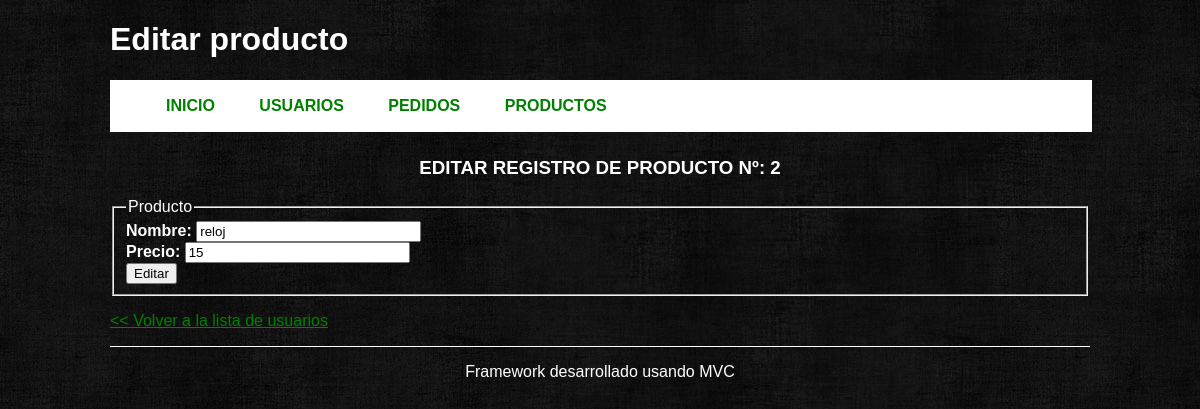
The page /product/edit/2 on the database its author committed.
### tables this page shows
CREATE TABLE IF NOT EXISTS `productos` (
  `id` int(11) NOT NULL AUTO_INCREMENT,
  `nombre` varchar(30) NOT NULL,
  `precio` int(4) NOT NULL,
  PRIMARY KEY (`id`)
);

### index.php (called while the page is built, shortened)
<?php
require_once APP_PATH . 'Controller.php';
require_once APP_PATH . 'Model.php';
try{
    Bootstrap::run(new Request);
}catch(Exception $e){
    echo $e->getMessage();;
}
?>

### application/Model.php (called while the page is built, shortened)
<?php
class Model {
    public function __construct() {
        $this->_db = new Database();
    }
}

### models/productModel.php (called while the page is built, shortened)
<?php
class productModel extends Model {
    public function getProductsById($id) {
        $user = $this->_db->prepare("SELECT * FROM productos WHERE id = ?");
        $user->bindParam(1, $id, PDO::PARAM_INT);
        $user->execute();
        return array_shift($user->fetchall());
    }
}

### application/Controller.php (called while the page is built, shortened)
<?php
abstract class Controller {
    protected function loadModel($model) {
        $model = $model . 'Model';
        $pathModel = ROOT . 'models' . DS . $model . '.php';
        if(is_readable($pathModel)) {
            $model = new $model;
            return $model;
        }
        else {
            throw new Exception("Error de Modelo");
        }
    }
}

### views/product/edit.phtml (the view, shortened to what this page needs)
<?php if(isset($this->product)  && count($this->product)): ?>
<form id="formulario" action="<?php echo BASE_URL . 'product/edit/' . $this->product['id']; ?>" method="post">
    <h3>EDITAR REGISTRO DE PRODUCTO Nº: <?php echo $this->product['id']?></h3>
    <fieldset>
        <legend>Producto</legend>
        <b>Nombre:</b>
        <input type="text" name="nombre" value="<?php echo $this->product['nombre']?>" maxlength="20" size="25"/>
        <br />
        <b>Precio:</b>
        <input type="text" name="precio" value="<?php echo $this->product['precio']?>" maxlength="20" size="25"/>
        <br />
        <input type="submit" name="submit" value="Editar">
    </fieldset>
</form>
<?php else: ?>
    <p>No hay datos en la base de datos</p>
    <p>Por favor, revisa que la id del usuario sea correcta</p>
<?php endif; ?>
<p><a href="<?php echo BASE_URL . 'user' ?>">&lt;&lt; Volver a la lista de usuarios</a></p>

### views/layout/default/css/style.css (style rules this page uses)
body { color: white; background: transparent url('../img/fondo.jpeg') repeat; font-family: Arial, Helvetica, Verdana; }
a, a:visited { color:green; }
h3 { text-align: center; text-transform: uppercase; }

### rows shown on the page
productos: id "2", nombre "reloj", precio "15"

### other values the page prints
$this->title "Editar producto"
$layoutParams['menu'][$i]['title'] "INICIO"
$layoutParams['menu'][$i]['title'] "USUARIOS"
$layoutParams['menu'][$i]['title'] "PEDIDOS"
$layoutParams['menu'][$i]['title'] "PRODUCTOS"
